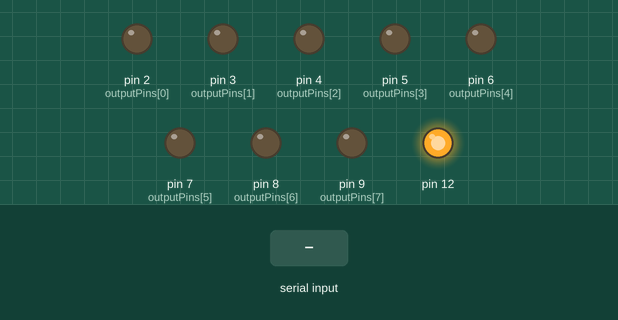
A sketch run on a simulated Arduino Uno, built with avr-gcc and run on an emulated ATmega328P. On the bench: output pins drawn as LEDs (lit = HIGH). The inputs (shaded band) are chosen by the test bench. What the sketch prints to the serial monitor is not drawn.

Above: at 1.2 s.
1.3 s: "1" received over Serial
At 2.3 s:
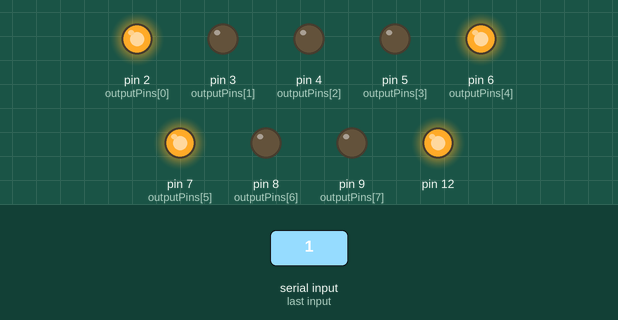
2.8 s: "0" received over Serial
At 3.5 s:
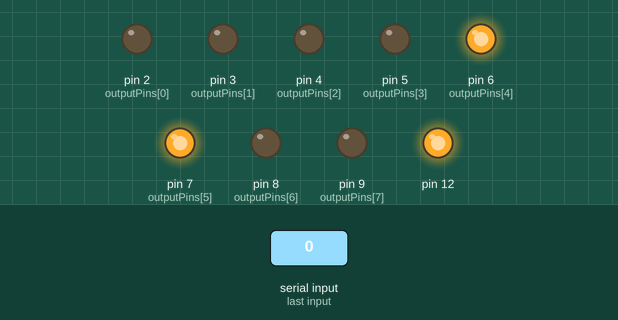
4.3 s: "2" received over Serial
At 4.6 s:
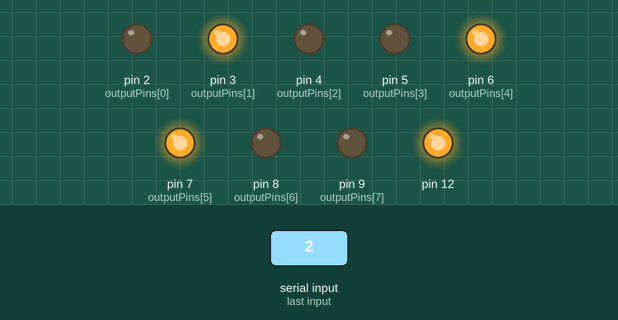
Timing chart, 0 to 7.3 s (numbered marks = the images above; inputs shaded):
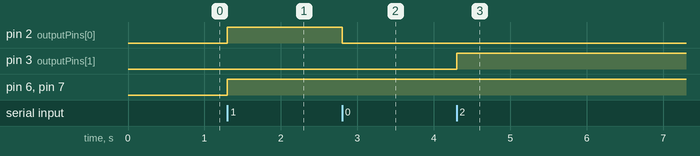

The sketch:

arduino_serial_proto.ino
```cpp
uint8_t in_data;
const int outputPins[] = {2,3,4,5,6,7, 8, 9};
//uint8_t outputData[8] = {0};
int i;
// For extracting bits
uint8_t one_bit;


void setup() {
  // put your setup code here, to run once:

  Serial.begin(9600);
  Serial.println("Arduino Connected");

  for(auto pin: outputPins) pinMode(pin, OUTPUT);

//  For CED flag
  pinMode(12, OUTPUT);
  digitalWrite(12, HIGH);
}

void loop() {
  // put your main code here, to run repeatedly:

//  for(int i=0; i<8; i++) {
//    digitalWrite(outputPins[i], HIGH);
//  }
//  digitalWrite(3, HIGH);
//  delay(500);
//  for(int i=0; i<8; i++) {
//    digitalWrite(outputPins[i], LOW);
//  }
//  digitalWrite(3, LOW);
//  delay(500);


  if (Serial.available() > 0) {
    in_data = Serial.read();

//    Serial.println(in_data);

//  If 0, then send flag
    if (in_data == 0) {
      digitalWrite(12, LOW);
      digitalWrite(12, HIGH);
      }

    else {
      for(int i=0; i<8; i++) {
//        Serial.println(bitRead(in_data, i));
        digitalWrite(outputPins[i], bitRead(in_data, i));
//        Experimental ... may be quicker way of extracting relevant bit
//        digitalWrite(outputPins[i], (in_data>>i)&one_bit);
      }
    }

  }

}
```

Measured:
- after the input at 1.3 s, pin 2 (outputPins[0]), pin 6 (outputPins[4]), pin 7 (outputPins[5]): LOW → HIGH at once
- after the input at 2.8 s, pin 2 (outputPins[0]): HIGH → LOW at once
- after the input at 4.3 s, pin 3 (outputPins[1]): LOW → HIGH at once
